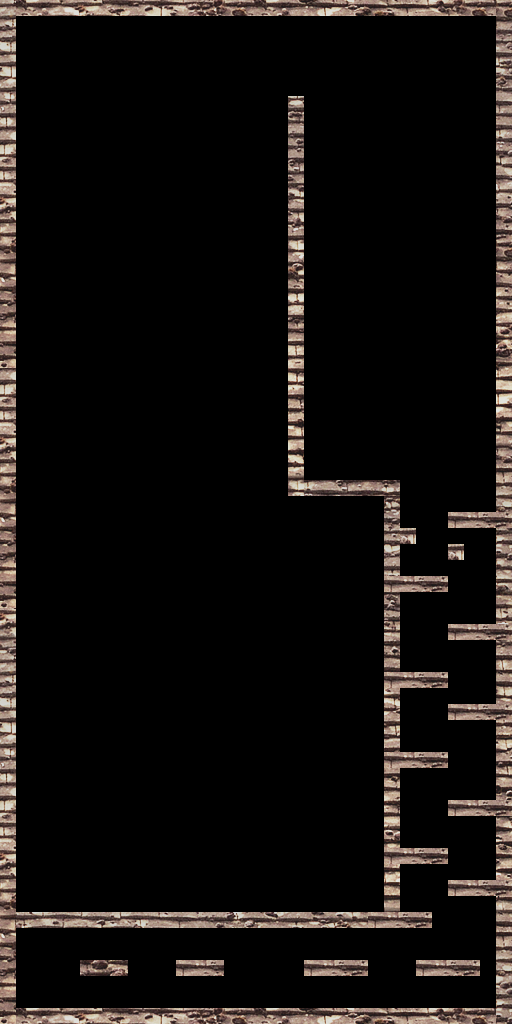

Below is a game level as drawn by its tile map, then a one-line description and the .tmx file that defines it, in full:
An orthogonal 32x64 tile map with 16x16 px tiles, 1 tile layer (Kachelebene 1).

<map version="1.0" tiledversion="1.0.2" orientation="orthogonal" renderorder="right-up" width="32" height="64" tilewidth="16" tileheight="16" nextobjectid="1">
 <tileset firstgid="1" source="16x16.tsx" />
 <layer name="Kachelebene 1" width="32" height="64">
  <data encoding="csv">
95,451,452,453,454,455,456,457,458,459,460,461,462,463,464,465,466,467,468,469,470,471,472,473,474,475,476,477,478,479,480,14,
125,0,0,0,0,0,0,0,0,0,0,0,0,0,0,0,0,0,0,0,0,0,0,0,0,0,0,0,0,0,0,44,
155,0,0,0,0,0,0,0,0,0,0,0,0,0,0,0,0,0,0,0,0,0,0,0,0,0,0,0,0,0,0,74,
185,0,0,0,0,0,0,0,0,0,0,0,0,0,0,0,0,0,0,0,0,0,0,0,0,0,0,0,0,0,0,104,
215,0,0,0,0,0,0,0,0,0,0,0,0,0,0,0,0,0,0,0,0,0,0,0,0,0,0,0,0,0,0,134,
245,0,0,0,0,0,0,0,0,0,0,0,0,0,0,0,0,0,0,0,0,0,0,0,0,0,0,0,0,0,0,164,
275,0,0,0,0,0,0,0,0,0,0,0,0,0,0,0,0,0,136,0,0,0,0,0,0,0,0,0,0,0,0,194,
305,0,0,0,0,0,0,0,0,0,0,0,0,0,0,0,0,0,166,0,0,0,0,0,0,0,0,0,0,0,0,224,
335,0,0,0,0,0,0,0,0,0,0,0,0,0,0,0,0,0,196,0,0,0,0,0,0,0,0,0,0,0,0,254,
365,0,0,0,0,0,0,0,0,0,0,0,0,0,0,0,0,0,226,0,0,0,0,0,0,0,0,0,0,0,0,284,
395,0,0,0,0,0,0,0,0,0,0,0,0,0,0,0,0,0,256,0,0,0,0,0,0,0,0,0,0,0,0,314,
425,0,0,0,0,0,0,0,0,0,0,0,0,0,0,0,0,0,286,0,0,0,0,0,0,0,0,0,0,0,0,344,
455,0,0,0,0,0,0,0,0,0,0,0,0,0,0,0,0,0,316,0,0,0,0,0,0,0,0,0,0,0,0,374,
485,0,0,0,0,0,0,0,0,0,0,0,0,0,0,0,0,0,346,0,0,0,0,0,0,0,0,0,0,0,0,404,
515,0,0,0,0,0,0,0,0,0,0,0,0,0,0,0,0,0,376,0,0,0,0,0,0,0,0,0,0,0,0,434,
545,0,0,0,0,0,0,0,0,0,0,0,0,0,0,0,0,0,406,0,0,0,0,0,0,0,0,0,0,0,0,464,
575,0,0,0,0,0,0,0,0,0,0,0,0,0,0,0,0,0,436,0,0,0,0,0,0,0,0,0,0,0,0,494,
605,0,0,0,0,0,0,0,0,0,0,0,0,0,0,0,0,0,466,0,0,0,0,0,0,0,0,0,0,0,0,524,
635,0,0,0,0,0,0,0,0,0,0,0,0,0,0,0,0,0,496,0,0,0,0,0,0,0,0,0,0,0,0,554,
665,0,0,0,0,0,0,0,0,0,0,0,0,0,0,0,0,0,526,0,0,0,0,0,0,0,0,0,0,0,0,584,
695,0,0,0,0,0,0,0,0,0,0,0,0,0,0,0,0,0,556,0,0,0,0,0,0,0,0,0,0,0,0,614,
725,0,0,0,0,0,0,0,0,0,0,0,0,0,0,0,0,0,586,0,0,0,0,0,0,0,0,0,0,0,0,644,
755,0,0,0,0,0,0,0,0,0,0,0,0,0,0,0,0,0,616,0,0,0,0,0,0,0,0,0,0,0,0,674,
335,0,0,0,0,0,0,0,0,0,0,0,0,0,0,0,0,0,646,0,0,0,0,0,0,0,0,0,0,0,0,704,
365,0,0,0,0,0,0,0,0,0,0,0,0,0,0,0,0,0,676,0,0,0,0,0,0,0,0,0,0,0,0,734,
395,0,0,0,0,0,0,0,0,0,0,0,0,0,0,0,0,0,706,0,0,0,0,0,0,0,0,0,0,0,0,764,
425,0,0,0,0,0,0,0,0,0,0,0,0,0,0,0,0,0,736,0,0,0,0,0,0,0,0,0,0,0,0,794,
455,0,0,0,0,0,0,0,0,0,0,0,0,0,0,0,0,0,766,0,0,0,0,0,0,0,0,0,0,0,0,824,
485,0,0,0,0,0,0,0,0,0,0,0,0,0,0,0,0,0,796,0,0,0,0,0,0,0,0,0,0,0,0,854,
515,0,0,0,0,0,0,0,0,0,0,0,0,0,0,0,0,0,826,0,0,0,0,0,0,0,0,0,0,0,0,25,
545,0,0,0,0,0,0,0,0,0,0,0,0,0,0,0,0,0,856,254,255,256,257,258,259,0,0,0,0,0,0,55,
575,0,0,0,0,0,0,0,0,0,0,0,0,0,0,0,0,0,0,0,0,0,0,0,81,0,0,0,0,0,0,85,
605,0,0,0,0,0,0,0,0,0,0,0,0,0,0,0,0,0,0,0,0,0,0,0,111,0,0,0,431,432,433,434,
635,0,0,0,0,0,0,0,0,0,0,0,0,0,0,0,0,0,0,0,0,0,0,0,141,312,0,0,0,0,0,145,
665,0,0,0,0,0,0,0,0,0,0,0,0,0,0,0,0,0,0,0,0,0,0,0,171,0,0,0,312,0,0,175,
695,0,0,0,0,0,0,0,0,0,0,0,0,0,0,0,0,0,0,0,0,0,0,0,201,0,0,0,0,0,0,205,
725,0,0,0,0,0,0,0,0,0,0,0,0,0,0,0,0,0,0,0,0,0,0,0,431,432,433,434,0,0,0,235,
755,0,0,0,0,0,0,0,0,0,0,0,0,0,0,0,0,0,0,0,0,0,0,0,261,0,0,0,0,0,0,265,
5,0,0,0,0,0,0,0,0,0,0,0,0,0,0,0,0,0,0,0,0,0,0,0,291,0,0,0,0,0,0,295,
35,0,0,0,0,0,0,0,0,0,0,0,0,0,0,0,0,0,0,0,0,0,0,0,321,0,0,0,431,432,433,434,
65,0,0,0,0,0,0,0,0,0,0,0,0,0,0,0,0,0,0,0,0,0,0,0,351,0,0,0,0,0,0,355,
95,0,0,0,0,0,0,0,0,0,0,0,0,0,0,0,0,0,0,0,0,0,0,0,381,0,0,0,0,0,0,385,
125,0,0,0,0,0,0,0,0,0,0,0,0,0,0,0,0,0,0,0,0,0,0,0,431,432,433,434,0,0,0,415,
155,0,0,0,0,0,0,0,0,0,0,0,0,0,0,0,0,0,0,0,0,0,0,0,441,0,0,0,0,0,0,445,
185,0,0,0,0,0,0,0,0,0,0,0,0,0,0,0,0,0,0,0,0,0,0,0,471,0,0,0,431,432,433,434,
215,0,0,0,0,0,0,0,0,0,0,0,0,0,0,0,0,0,0,0,0,0,0,0,501,0,0,0,0,0,0,505,
245,0,0,0,0,0,0,0,0,0,0,0,0,0,0,0,0,0,0,0,0,0,0,0,531,0,0,0,0,0,0,535,
275,0,0,0,0,0,0,0,0,0,0,0,0,0,0,0,0,0,0,0,0,0,0,0,431,432,433,434,0,0,0,565,
305,0,0,0,0,0,0,0,0,0,0,0,0,0,0,0,0,0,0,0,0,0,0,0,591,0,0,0,0,0,0,595,
335,0,0,0,0,0,0,0,0,0,0,0,0,0,0,0,0,0,0,0,0,0,0,0,621,0,0,0,0,0,0,625,
365,0,0,0,0,0,0,0,0,0,0,0,0,0,0,0,0,0,0,0,0,0,0,0,651,0,0,0,431,432,433,434,
395,0,0,0,0,0,0,0,0,0,0,0,0,0,0,0,0,0,0,0,0,0,0,0,681,0,0,0,0,0,0,685,
425,0,0,0,0,0,0,0,0,0,0,0,0,0,0,0,0,0,0,0,0,0,0,0,711,0,0,0,0,0,0,715,
455,0,0,0,0,0,0,0,0,0,0,0,0,0,0,0,0,0,0,0,0,0,0,0,431,432,433,434,0,0,0,745,
485,0,0,0,0,0,0,0,0,0,0,0,0,0,0,0,0,0,0,0,0,0,0,0,771,0,0,0,0,0,0,775,
515,0,0,0,0,0,0,0,0,0,0,0,0,0,0,0,0,0,0,0,0,0,0,0,801,0,0,0,431,432,433,434,
545,0,0,0,0,0,0,0,0,0,0,0,0,0,0,0,0,0,0,0,0,0,0,0,831,0,0,0,0,0,0,835,
575,184,185,186,187,188,189,190,191,192,193,194,195,196,197,198,199,200,201,202,203,204,205,431,432,433,434,0,0,0,0,865,
605,0,0,0,0,0,0,0,0,0,0,0,0,0,0,0,0,0,0,0,0,0,0,0,0,0,0,0,0,0,0,25,
635,0,0,0,0,0,0,0,0,0,0,0,0,0,0,0,0,0,0,0,0,0,0,0,0,0,0,0,0,0,0,55,
665,0,0,0,0,491,492,493,0,0,0,431,432,433,0,0,0,0,0,431,432,433,434,0,0,0,431,432,433,434,0,85,
695,0,0,0,0,0,0,0,0,0,0,0,0,0,0,0,0,0,0,0,0,0,0,0,0,0,0,0,0,0,0,115,
725,0,0,0,0,0,0,0,0,0,0,0,0,0,0,0,0,0,0,0,0,0,0,0,0,0,0,0,0,0,0,145,
755,451,452,453,454,455,456,457,458,459,460,461,462,463,464,465,466,467,468,469,470,471,472,473,474,475,476,477,478,479,480,175
</data>
 </layer>
</map>
